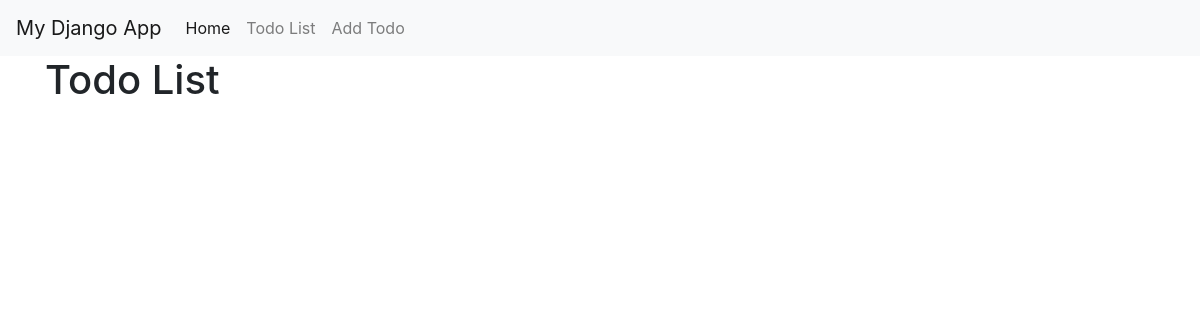
The page /todo/ on the database as committed earlier.
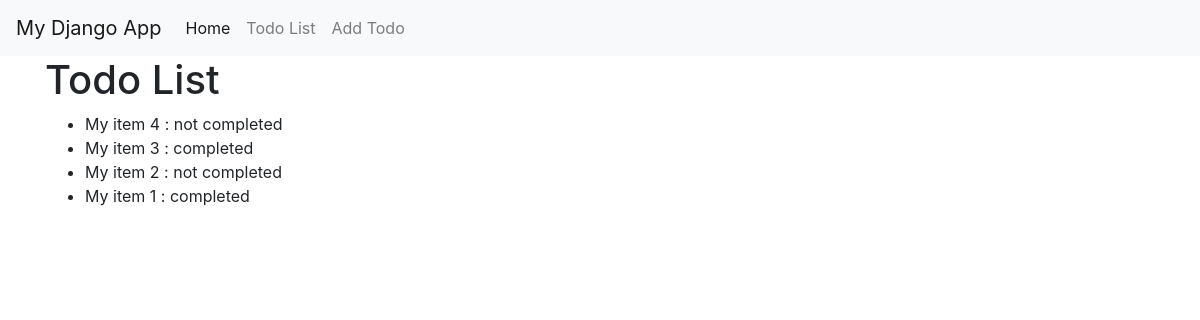
The same page on the database as committed later.
### MyCrud/models.py (models this page shows)
class TodoItem(models.Model):
    title = models.CharField(max_length=200)
    completed = models.BooleanField(default=False)

### MyCrud/views.py (the view)
# urls.py: path("todo/", views.show_todo_items, name="show_todo_items"), # map the show_todo_items view to the /todo/ URL
def show_todo_items(request):
    list = TodoItem.objects.all()  # Get all TodoItem objects from the database
    list = list.order_by("-id")  # Order the TodoItem objects by their ID in descending order
    return render(request, "todo_list.html", {"todos" : list}) # Render the todo_list.html template with the list of TodoItem objects

### MyCrud/templates/todo_list.html (shortened to what this page needs)
{% extends "base.html" %}
{% block content %}
<h1> Todo List </h1>
<ul>
    {% for todo in todos %}
    <li>
        {{todo.title}} : {% if todo.completed %} completed {% else %} not completed {% endif %}
    </li>
    {% endfor %}
</ul>
{% endblock %}

Rows that differ between the two databases and show on the page:
added TodoItem: title "My item 4", completed "not completed"
added TodoItem: title "My item 3", completed "completed"
added TodoItem: title "My item 2", completed "not completed"
added TodoItem: title "My item 1", completed "completed"
